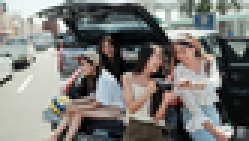
#> input picture example/target.png, 83 x 47 px, shrunk from 500 x 281 before the run (shown 3 times larger)
$ jupyter execute Reinhart.ipynb
#> lines starting #> are read from the running program, lines starting #| are printed output that depends on the picture
[cell 1]
import numpy as np
import cv2
import matplotlib.pyplot as plt

[cell 2]
INPUT_PATH = './example/source.png'
SOURCE_PATH = './example/target.png'
INPUT_PATH2 = './example/source.jpeg'
SOURCE_PATH2 = './example/target.jpeg'

[cell 3]
inputImage = cv2.imread(SOURCE_PATH)
#> inputImage is the input picture: shape (47, 83, 3); mean B, G, R 119, 122.9, 123.4
sourceImage = cv2.imread(SOURCE_PATH2)
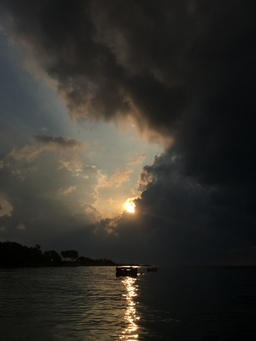
#> input picture example/target.jpeg, 256 x 341 px, shrunk from 1536 x 2048 before the run
#> sourceImage is the input picture: shape (341, 256, 3); mean B, G, R 42.7, 48.9, 51.3

#### Target

[cell 4]
plt.imshow(cv2.cvtColor(inputImage,cv2.COLOR_BGR2RGB))

#### Source

[cell 5]
plt.imshow(cv2.cvtColor(sourceImage,cv2.COLOR_BGR2RGB))

[cell 6]
plt.imshow(inputImage)

[cell 7]
plt.imshow(sourceImage)

[cell 8]
inputImage = cv2.cvtColor(inputImage, cv2.COLOR_BGR2LAB).astype("float32")
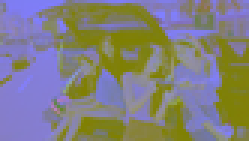
#> inputImage: shape (47, 83, 3) float32 (shown 3 times larger); mean B, G, R 127.7, 127.8, 130.2
sourceImage = cv2.cvtColor(sourceImage, cv2.COLOR_BGR2LAB).astype("float32")
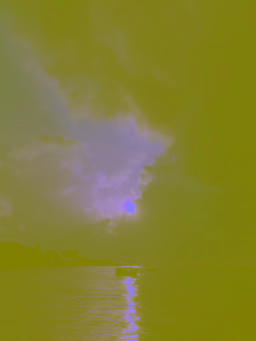
#> sourceImage: shape (341, 256, 3) float32; mean B, G, R 50.2, 127.9, 131.9

#### Calculate Mean and Standard Deviation

[cell 9]
def image_stats(image):
    (l, a, b) = cv2.split(image)
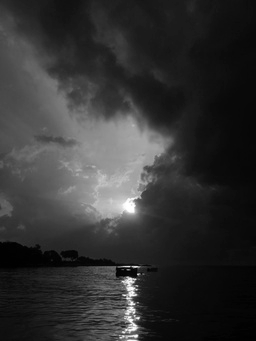
#> l: shape (341, 256) float32; min 0, max 255, mean 50.2
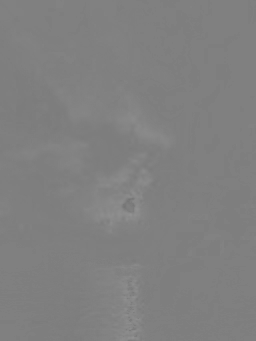
#> a: shape (341, 256) float32; min 116, max 146, mean 127.9
    (lMean, lStd) = (l.mean(), l.std())
#> lMean = 50.22; lStd = 45.04
    (aMean, aStd) = (a.mean(), a.std())
#> aMean = 127.9; aStd = 2.16
    (bMean, bStd) = (b.mean(), b.std())
#> bMean = 131.9; bStd = 6.8
    return (lMean, lStd, aMean, aStd, bMean, bStd)

[cell 10]
(lMeanSrc, lStdSrc, aMeanSrc, aStdSrc, bMeanSrc, bStdSrc) = image_stats(sourceImage)
#> lMeanSrc = 50.22; lStdSrc = 45.04; aMeanSrc = 127.9; aStdSrc = 2.16; bMeanSrc = 131.9; bStdSrc = 6.8
(lMeanTar, lStdTar, aMeanTar, aStdTar, bMeanTar, bStdTar) = image_stats(inputImage)
#> in image_stats (call 2), `(l, a, b) = cv2.split(image)`:
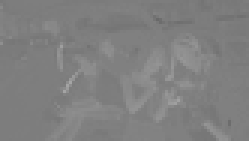
#> a: shape (47, 83) float32 (shown 3 times larger); min 105, max 165, mean 127.8
#> in image_stats (call 2), `(lMean, lStd) = (l.mean(), l.std())`: lMean = 127.7; lStd = 74.03
#> in image_stats (call 2), `(aMean, aStd) = (a.mean(), a.std())`: aMean = 127.8; aStd = 5.91
#> in image_stats (call 2), `(bMean, bStd) = (b.mean(), b.std())`: bMean = 130.2; bStd = 6.43
#> lMeanTar = 127.7; lStdTar = 74.03; aMeanTar = 127.8; aStdTar = 5.91; bMeanTar = 130.2; bStdTar = 6.43

#### Split Channel

[cell 11]
(l, a, b) = cv2.split(inputImage)

#### Subtract the means from the target image

[cell 12]
l -= lMeanTar
a -= aMeanTar
b -= bMeanTar
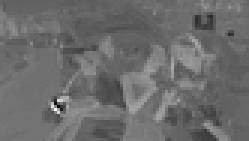
#> b: shape (47, 83) float32 (shown 3 times larger); min -40.23, max 54.77, mean 0; drawn with min black and max white

#### Scale by Standard Deviation

[cell 13]
l = (lStdTar / lStdSrc) * l
a = (aStdTar / aStdSrc) * a
b = (bStdTar / bStdSrc) * b

#### Add in source mean

[cell 14]
l += lMeanSrc
a += aMeanSrc
b += bMeanSrc

#### Scale back to [0,255]

[cell 15]
def _scale_array(arr, clip=True):
#> called with clip = True
    if clip:
        scaled = np.clip(arr, 0, 255)
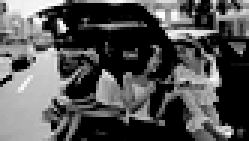
#> scaled: shape (47, 83) float32 (shown 3 times larger); min 0, max 255, mean 83.5
    else:
        scale_range = (max([arr.min(), 0]), min([arr.max(), 255]))
        scaled = _min_max_scale(arr, new_range=scale_range)
    return scaled

[cell 16]
l = _scale_array(l)
a = _scale_array(a)
b = _scale_array(b)

#### Merge L A B back

[cell 17]
transfer = cv2.merge([l, a, b])
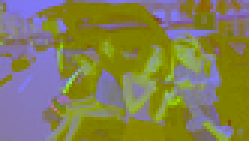
#> transfer: shape (47, 83, 3) float32 (shown 3 times larger); mean B, G, R 83.5, 127.9, 131.9

#### Convert to Back to RGB

[cell 18]
transfer = cv2.cvtColor(transfer.astype("uint8"), cv2.COLOR_LAB2BGR)
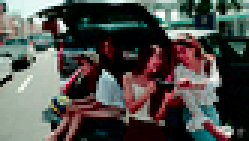
#> transfer: shape (47, 83, 3) (shown 3 times larger); mean B, G, R 75.4, 79.7, 79.4

[cell 19]
# transfer = cv2.cvtColor(transfer.astype("uint8"), cv2.COLOR_BGR2RGB)

#### Result

[cell 20]
plt.imshow(cv2.cvtColor(transfer.astype("uint8"), cv2.COLOR_BGR2RGB))

[cell 21]
cv2.imwrite('output.jpg', transfer)
#> Out = True
